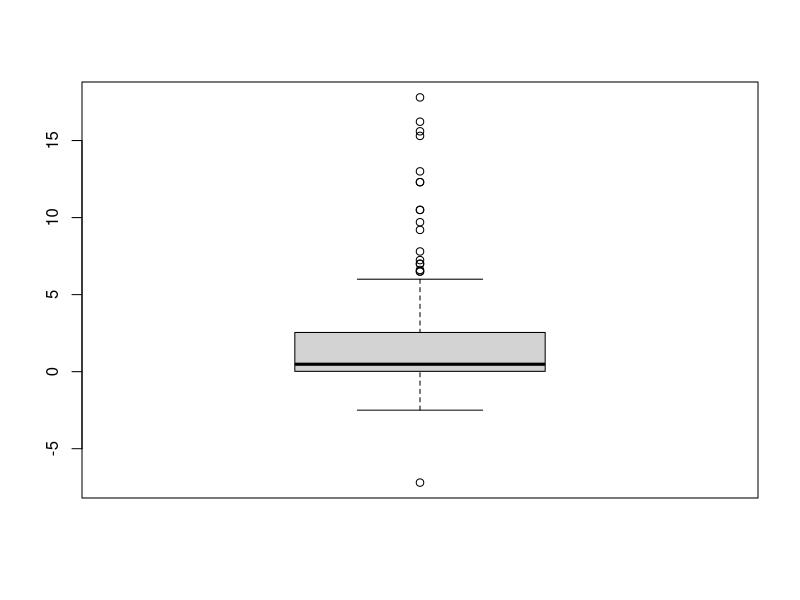
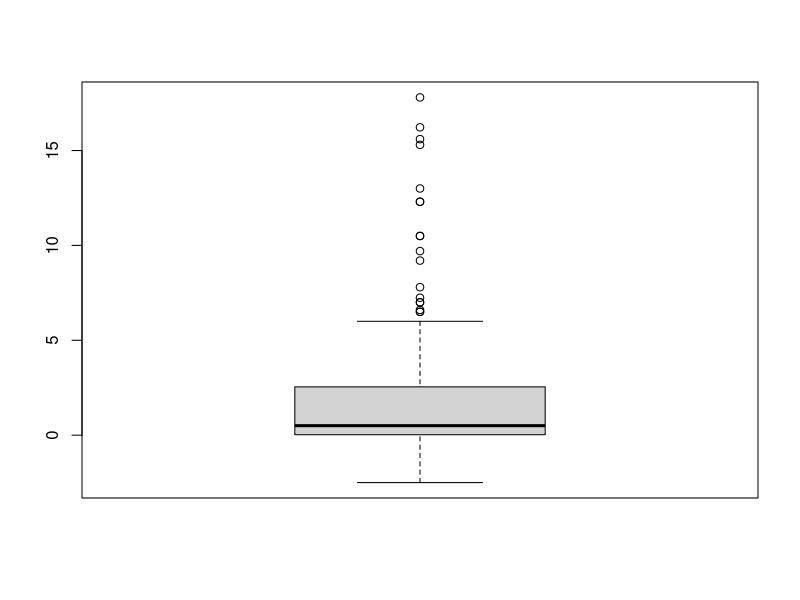
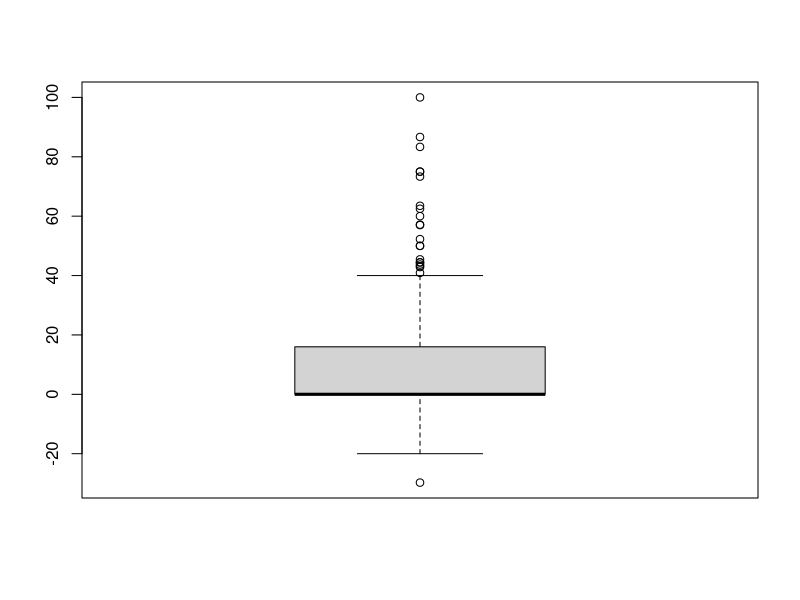
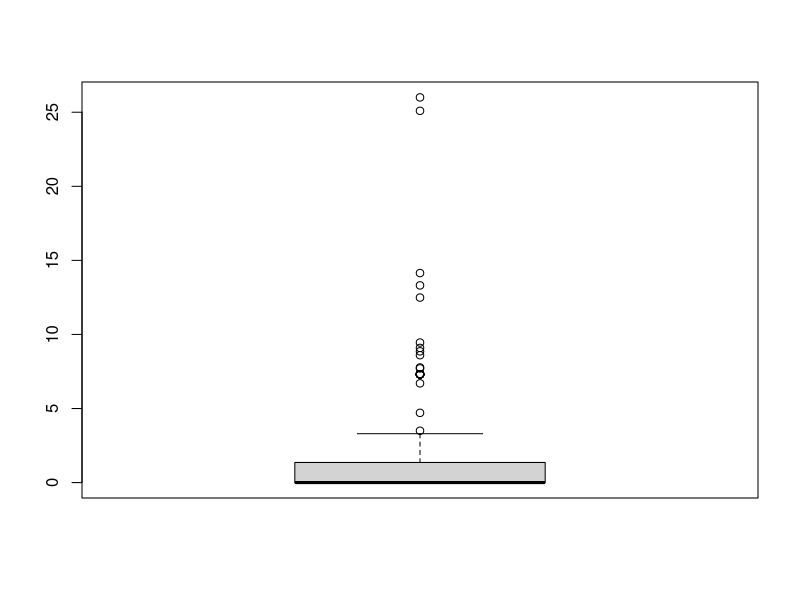
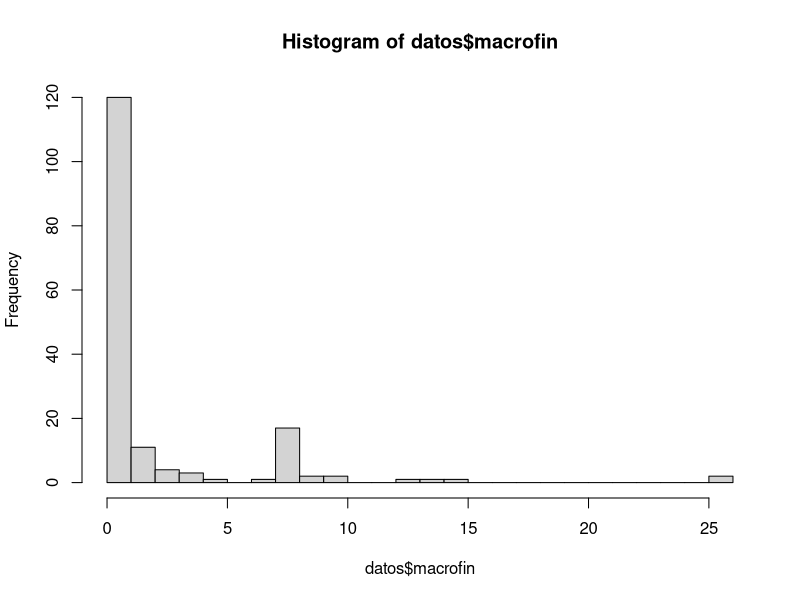
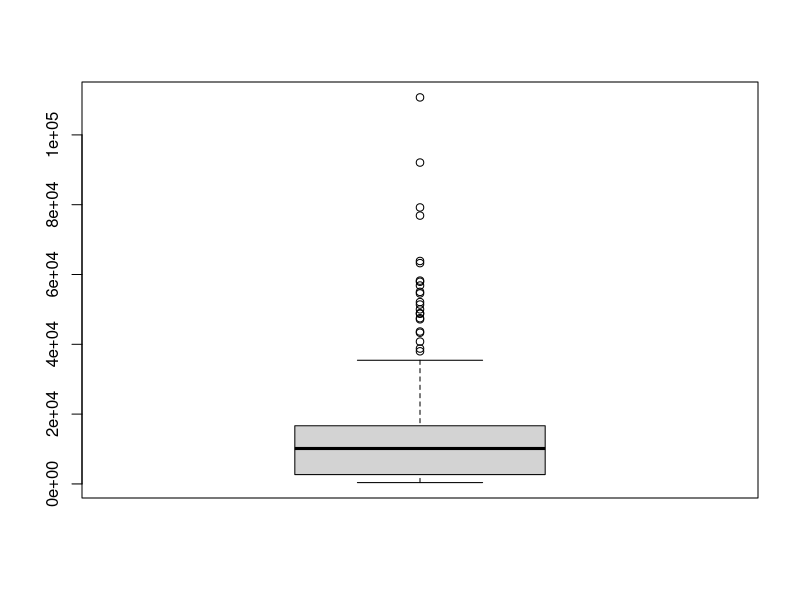
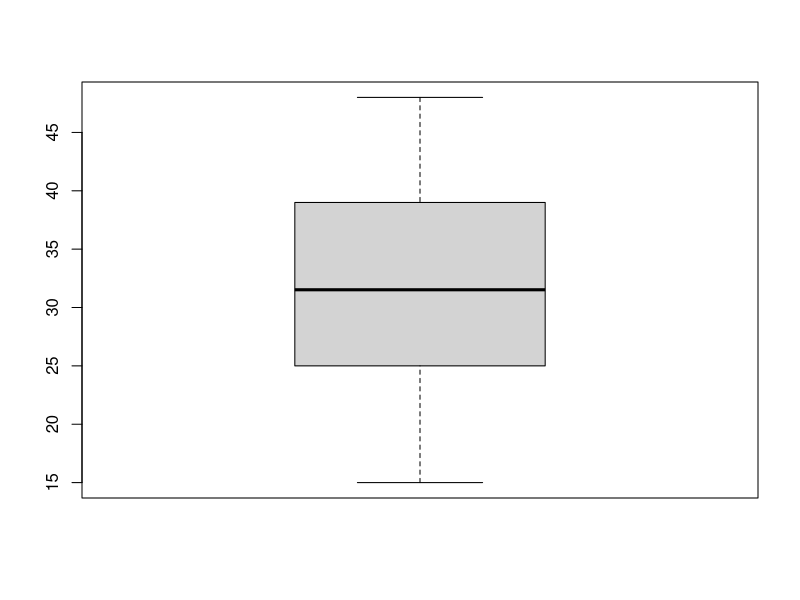
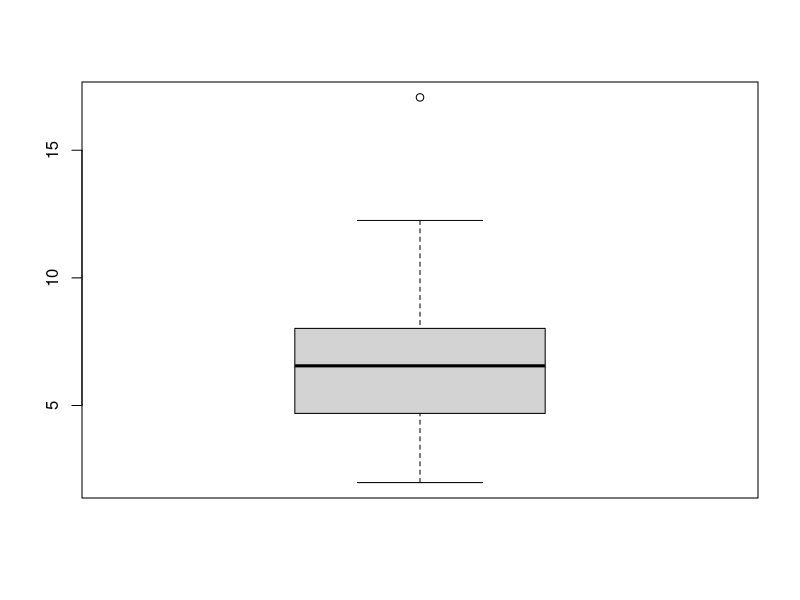

Reproduce these figures in R, in order.
## ---- chunk 1
knitr::opts_chunk$set(echo=FALSE,
                      include=FALSE,
                      warning = FALSE,
                      message = FALSE,
                      fig.pos = 'H',
                      fig.align = 'center',
                      out.extra = '',
                      fig.hold = 'hold',
                      out.width = "50%"
                      )
options(xtable.comment=FALSE,
        xtable.table.placement="H")
## ---- chunk 2
library(dplyr)
library(ggplot2)
library(readxl)
library(xtable)
library(FactoMineR)
library(forcats)


## ---- chunk 3

##INTENTO CON OTRAS BASES, IMPUTACION Y REMPLAZO DE VALORES FALTANTES##



# #Lectura de los datos, se incluyen valores de distintas bas.es
# 
# datos <- read.table("corona.txt", sep = "\t", header = TRUE)
# 
# datos <- datos  %>% rename(healthexp= "currenthealthexpenditureofgdpshx", gdppercap = "gdppercapitaconstant2010us" )
# 
# 
# 
# datos_supl <- read_xlsx("bases otras fuentes/owid-covid-data.xlsx")
# 
# datos_supl2 <- datos_supl %>% 
#   mutate(date = as.Date(date)) %>% 
#   filter(date == as.Date("2020-03-31"))
#   
#  
# #verificamos que tenemos los datos de los paises en la base suplementaria
# 
# faltan <- datos$country %in% datos_supl2$location
# datos$country[which(faltan == FALSE)]
# 
# #queremos completar las variables con datos faltantes, usando otra base
# ##estos tienen datos disponibles al 31/03/2020
# datos_supl2$location <-  recode(datos_supl2$location,
#                             `Cape Verde` = "Cabo Verde",
#                             `Congo` = "Congo, R",
#                             `Cote d'Ivoire` = "Cote Ivory",
#                             `Czechia` = "Czech Republic",
#                             `Guinea-Bissau` = "Guinea Bissau",
#                             `Slovakia` = "Slovak Republic"
#                             )
# 
# 
# datos_supl3 <- datos_supl2 %>% filter(location %in% c("Cabo Verde", "Congo, R", "Cote Ivory", "Czech Republic", "Guinea Bissau", "Slovak Republic"))
# 
# 
# 
# 
# 
# 
# 
# 
# 
# 
# 
# 
# ###Observaciones que le faltan datos del 31/03/2020, remplazamos con la info mas cercana a esa fecha
# 
# nodata<- datos_supl %>% filter(location %in% c("Lesotho", "Tajikistan", "Tonga", "Turkmenistan", "Yemen")) %>%
#   select(location, median_age, gdp_per_capita, hospital_beds_per_thousand, date) %>% 
#   rename(country= "location", medage = "median_age", gdppercap = "gdp_per_capita", hospitalbed = "hospital_beds_per_thousand") %>% 
#   mutate(country = if_else(country == "Tajikistan", "Taijikistan", country)) %>%
#   arrange(date) %>% 
#   group_by(country) %>% 
#   filter(row_number()==1) 
#   
# 
# faltantes <- datos %>% 
#   filter(country %in% c("Lesotho", "Taijikistan", "Tonga", "Turkmenistan", "Yemen" )) %>% 
#   select(-c("medage", "gdppercap", "hospitalbed"))
# 
# 
# nodata <- left_join(nodata, faltantes, by = "country") %>% 
#   mutate(hospitalbed = as.double(hospitalbed)) %>% 
#   select(-date)
# 
# 
# #info de lesotho extraida del banco mundial
# nodata[3,4] <- 1.3 
# 
# 
# ##Ahora unimos estos datos a los datos de la base
# `%nin%` = Negate(`%in%`) 
# 
# datos <- datos %>% 
#   filter(country %nin% c("Lesotho", "Tajikistan", "Tonga", "Turkmenistan", "Yemen")) %>% 
#   select(names(nodata)) %>%
#   rbind(nodata)

## ---- chunk 4
#Lectura de los datos

datos <- read.table("corona.txt", sep = "\t", header = TRUE)

datos <- datos  %>% rename(healthexp= "currenthealthexpenditureofgdpshx", gdppercap = "gdppercapitaconstant2010us" )
## ---- chunk 5
datospob <- read_xls("datospob.xls") %>% 
  select(`Country Name`, `2018`) %>%
  rename(country = `Country Name`, denspob = `2018` )


faltan <- datos$country %in% datos$country
datos$country[which(faltan == FALSE)]


datospob$country <-  recode(datospob$country,
                    `Bahamas, The` = "Bahamas",
                    `Brunei Darussalam` = "Brunei",
                    `Congo, Rep.` = "Congo, R",
                    `Cote d'Ivoire` = "Cote Ivory",
                    `Congo, Dem. Rep.` = "Democratic Republic of Congo",
                    `Egypt, Arab Rep.` = "Egypt",
                    `Gambia, The` = "Gambia",
                    `Guinea-Bissau` = "Guinea Bissau",
                    `Hong Kong SAR, China` = "Hong Kong",
                    `Iran, Islamic Rep.` = "Iran",
                    `Kyrgyz Republic` = "Kyrgyzstan",
                    `Lao PDR` = "Laos",
                    `Russian Federation` = "Russia",
                    `Korea, Rep.` = "South Korea",
                    `Tajikistan` = "Taijikistan",
                    `Yemen, Rep.` = "Yemen"
                    )

#sum(datos$country %in% datospob$country)-length(datos$country %in% datospob$country) control

datos <- datos %>% left_join(datospob, by="country")
## ---- chunk 6
dim(datos)
## ---- chunk 7
cbind("Variable"=names(datos), "Nº de NA's"=NAcheck <- as.numeric(apply(is.na(datos), 2, sum))) %>% 
  as.data.frame %>% 
  filter(`Nº de NA's`!=0) %>% 
  t() %>%
    xtable(caption="Tabla de cantidad de observaciones faltables para las variables.") %>% 
  print.xtable(include.colnames = FALSE)

datos <- datos %>% select(-c(stringency))

## ---- chunk 8

dim(datos)
(NAcheck <- as.numeric(apply(is.na(datos), 2, sum)))

#Hay NAs en varias variables, una opcion de imputacion, en las cuantitativas imputar la media y en las cualitativas el modo. Stringency tiene 93 NAs (evaluar sacarla)

#vector de valores medios

vals_meds <- rep(0, dim(datos)[2])

for(j in 1:dim(datos)[2]){
  
  vals_meds[j] <- mean(datos[,j], na.rm = TRUE)
}

#imputacion de vals medios en NAs

for(j in 1:dim(datos)[2]){
  if(NAcheck[j]>0){
    
    for(i in 1:dim(datos)[1]){
      if(is.na(datos[i,j])==TRUE){
       datos[i,j] <- vals_meds[j] 
    }
    }
  }
}


## ---- chunk 9

correl <- datos %>% select(-c(country, othermonetary, otherbop, CESI_INDEX)) %>% cor()

correl %>% round(2) %>%  xtable(caption="Matriz de correlaciones") %>% print.xtable(include.rownames = FALSE)

## ---- chunk 10
datos %>% arrange(desc(bopgdp)) %>% head(11) %>% select(country, bopgdp) %>% xtable(caption = "Tabla de medidas de balanza de pago como porcentaje de PBI, ordenada de forma decreciente.")

## ---- chunk 11
summary(as.factor(datos$otherbop))
## ---- chunk 12
boxplot(datos$fiscal)

datos %>% select(country, fiscal) %>% arrange(fiscal) %>% head(1)

datos %>% filter(country!="Algeria") %>% select(fiscal) %>% boxplot()


## ---- chunk 13
boxplot(datos$ratecut)

datos %>% select(country, ratecut) %>% arrange(desc(ratecut)) %>% head(20)

datos %>% filter(ratecut < 0) %>% count()
datos %>% filter(ratecut == 0) %>% count()


bigote <- quantile(datos$ratecut, 0.75)+ 1.5*IQR(datos$ratecut)

datos %>% filter(ratecut > bigote) %>% count()

## ---- chunk 14
boxplot(datos$macrofin)
## ---- chunk 15
hist(datos$macrofin, breaks = 25)

datos %>% filter(macrofin == 0) %>% count()
## ---- chunk 16
datos %>% filter(bopgdp == 0) %>% count()
## ---- chunk 17
boxplot(datos$gdppercap)
## ---- chunk 18
datos %>% select(country, gdppercap) %>% arrange(desc(gdppercap)) %>% head(3)
## ---- chunk 19

boxplot(datos$medage)

datos[which.max(datos$medage),]
datos[which.min(datos$medage),]



boxplot(datos$healthexp)

datos[which.max(datos$healthexp),]
datos[which.max(datos$healthexp[-130]),]

## ---- chunk 20
boxplot(datos$hospitalbed)


datos %>% select(country, hospitalbed) %>% arrange(desc(hospitalbed)) %>% head(10)


## ---- chunk 21
boxplot(datos$infectionrate)

quantile(datos$infectionrate, 0.75)
datos %>% select(country, infectionrate) %>% arrange(desc(infectionrate)) %>% head(20)

## ---- chunk 22
vars.indice <- c("fiscal", "ratecut", "macrofin", "bopgdp", "othermonetary", "otherbop")

acp_indice <- PCA(select(datos, vars.indice), ncp=6)

summary(acp_indice)

ind.est.econ <- acp_indice$ind$coord[,1]

cor(ind.est.econ, datos$CESI_INDEX)

sum(ind.est.econ-datos$CESI_INDEX) #Llegamos a que son el mismo índice

#No coinciden los componentes de las variables con los que presentan los autores en el artículo. # PREGUNTAR

## ---- chunk 23
acp_indice$eig
## ---- chunk 24
#plot.PCA(acp_indice, choix = "var")

summary(acp_indice)

acp_indice$var$coord[,1] %>% as.data.frame %>% xtable(caption="Correlación de cada variable con el índice de estímulo económico.")



coords_art <- c(0.58,0.39,0.55,0.39,-0.17, -0.16)
## ---- chunk 25
datos$noinfectionrate <- 1-datos$infectionrate

datos$CESI_INDEX2 <- ind.est.econ


#ANEXO vars.acp2 <- c("medage", "gdppercap", "healthexp", "hospitalbed", "noinfectionrate", "CESI_INDEX2", "denspob")

#ANEXO acp2 <- PCA(datos[,vars.acp2], ncp=7)



vars.acp3 <- c("medage", "gdppercap", "healthexp", "hospitalbed", "noinfectionrate", "CESI_INDEX2")

acp3 <- PCA(datos[,vars.acp3], ncp=7)

acp3$eig %>% round(2) %>%  as.data.frame() %>% rename(`Valor propio`="eigenvalue", `% de varianza`= "percentage of variance", `% acumulado de varianza`="cumulative percentage of variance") %>% xtable(caption="Valores propios asociados a las componentes principales y porcentajes de inercia de cada uno.")

#gdppercap y cesi colineales porque probablemente los coeficientes son iguales

#Rlos angulos de noinfectionrate y de hospitalbed son muy parecidos con el eje 2

acp <- PCA(datos[,vars.acp3], quanti.sup = 6)
## ---- chunk 26
plot.PCA(acp3, axes= c(1,2), choix = c("var"))

#ver como interpretar la ""colinealidad"" entre infectionrate y gdppercap en el primer plano principal
## ---- chunk 27
acp3$var$coord %>% round(2) %>% as.data.frame() %>% select(Dim.1, Dim.2) %>% 
  xtable(caption="Coordenadas de las variables originales en el primer plano principal")

# acp3$var$cos2 %>% round(2) %>% as.data.frame() %>% select(Dim.1, Dim.2) %>%
#   xtable(caption="cos2 de los ángulos de las variables con los ejes del primer plano principal")

#CONSULTAR

## ---- chunk 28
summary(acp3)


plot.PCA(acp3, choix = "ind", habillage="cos2")

#steam_ncp sirve para estimar la cantidad de componentes con la cual quedarse
## ---- chunk 29
vars.acp4 <- c("healthexp", "medage", "noinfectionrate", "CESI_INDEX2", "hospitalbed")

acp4 <- PCA(datos[,vars.acp4], ncp=7)

# acp3$eig %>% round(2) %>%  as.data.frame() %>% rename(`Valor propio`="eigenvalue", `% de varianza`= "percentage of variance", `% acumulado de varianza`="cumulative percentage of variance") %>% xtable(caption="Valores propios asociados a las componentes principales y porcentajes de inercia de cada uno.")

#gdppercap y cesi colineales porque probablemente los coeficientes son iguales

#Rlos angulos de noinfectionrate y de hospitalbed son muy parecidos con el eje 2
## ---- chunk 30
plot.PCA(acp3, axes= c(1,3), choix = c("var"))
## ---- chunk 31
vars.acp4 <- c( "gdppercap", "healthexp", "hospitalbed", "noinfectionrate", "CESI_INDEX2")

acp4 <- PCA(datos[,vars.acp4], ncp=7)

summary(acp4)
## ---- chunk 32
vars.acp5 <- c("medage", "healthexp", "hospitalbed", "noinfectionrate", "CESI_INDEX2")

acp5 <- PCA(datos[,vars.acp5], ncp=7)

summary(acp5)
## ---- chunk 33
#AL hacer indice de salud, considerar cambios de escala
